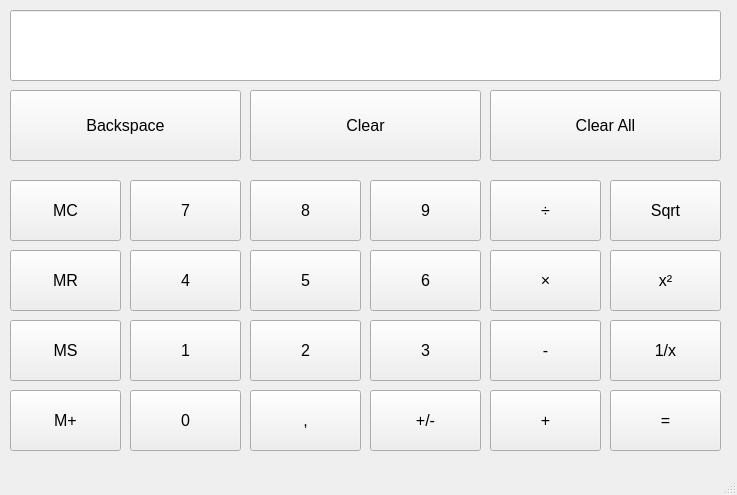
<?xml version="1.0" encoding="UTF-8"?>
<ui version="4.0">
 <class>MainWindow</class>
 <widget class="QMainWindow" name="MainWindow">
  <property name="geometry">
   <rect>
    <x>0</x>
    <y>0</y>
    <width>737</width>
    <height>495</height>
   </rect>
  </property>
  <property name="windowTitle">
   <string>MainWindow</string>
  </property>
  <property name="autoFillBackground">
   <bool>false</bool>
  </property>
  <widget class="QWidget" name="centralwidget">
   <widget class="QToolButton" name="Backspace">
    <property name="geometry">
     <rect>
      <x>10</x>
      <y>90</y>
      <width>231</width>
      <height>71</height>
     </rect>
    </property>
    <property name="font">
     <font>
      <pointsize>12</pointsize>
     </font>
    </property>
    <property name="text">
     <string>Backspace</string>
    </property>
   </widget>
   <widget class="QToolButton" name="Clear">
    <property name="geometry">
     <rect>
      <x>250</x>
      <y>90</y>
      <width>231</width>
      <height>71</height>
     </rect>
    </property>
    <property name="font">
     <font>
      <pointsize>12</pointsize>
     </font>
    </property>
    <property name="text">
     <string>Clear</string>
    </property>
   </widget>
   <widget class="QToolButton" name="ClearAll">
    <property name="geometry">
     <rect>
      <x>490</x>
      <y>90</y>
      <width>231</width>
      <height>71</height>
     </rect>
    </property>
    <property name="font">
     <font>
      <pointsize>12</pointsize>
     </font>
    </property>
    <property name="text">
     <string>Clear All</string>
    </property>
   </widget>
   <widget class="QToolButton" name="MC">
    <property name="geometry">
     <rect>
      <x>10</x>
      <y>180</y>
      <width>111</width>
      <height>61</height>
     </rect>
    </property>
    <property name="font">
     <font>
      <pointsize>12</pointsize>
     </font>
    </property>
    <property name="text">
     <string>MC</string>
    </property>
   </widget>
   <widget class="QToolButton" name="B7">
    <property name="geometry">
     <rect>
      <x>130</x>
      <y>180</y>
      <width>111</width>
      <height>61</height>
     </rect>
    </property>
    <property name="font">
     <font>
      <pointsize>12</pointsize>
     </font>
    </property>
    <property name="text">
     <string>7</string>
    </property>
   </widget>
   <widget class="QToolButton" name="B8">
    <property name="geometry">
     <rect>
      <x>250</x>
      <y>180</y>
      <width>111</width>
      <height>61</height>
     </rect>
    </property>
    <property name="font">
     <font>
      <pointsize>12</pointsize>
     </font>
    </property>
    <property name="text">
     <string>8</string>
    </property>
   </widget>
   <widget class="QToolButton" name="B9">
    <property name="geometry">
     <rect>
      <x>370</x>
      <y>180</y>
      <width>111</width>
      <height>61</height>
     </rect>
    </property>
    <property name="font">
     <font>
      <pointsize>12</pointsize>
     </font>
    </property>
    <property name="text">
     <string>9</string>
    </property>
   </widget>
   <widget class="QToolButton" name="Jako">
    <property name="geometry">
     <rect>
      <x>490</x>
      <y>180</y>
      <width>111</width>
      <height>61</height>
     </rect>
    </property>
    <property name="font">
     <font>
      <pointsize>12</pointsize>
     </font>
    </property>
    <property name="text">
     <string>÷</string>
    </property>
   </widget>
   <widget class="QToolButton" name="Neliojuuri">
    <property name="geometry">
     <rect>
      <x>610</x>
      <y>180</y>
      <width>111</width>
      <height>61</height>
     </rect>
    </property>
    <property name="font">
     <font>
      <pointsize>12</pointsize>
     </font>
    </property>
    <property name="text">
     <string>Sqrt</string>
    </property>
   </widget>
   <widget class="QToolButton" name="MR">
    <property name="geometry">
     <rect>
      <x>10</x>
      <y>250</y>
      <width>111</width>
      <height>61</height>
     </rect>
    </property>
    <property name="font">
     <font>
      <pointsize>12</pointsize>
     </font>
    </property>
    <property name="text">
     <string>MR</string>
    </property>
   </widget>
   <widget class="QToolButton" name="B4">
    <property name="geometry">
     <rect>
      <x>130</x>
      <y>250</y>
      <width>111</width>
      <height>61</height>
     </rect>
    </property>
    <property name="font">
     <font>
      <pointsize>12</pointsize>
     </font>
    </property>
    <property name="text">
     <string>4</string>
    </property>
   </widget>
   <widget class="QToolButton" name="B5">
    <property name="geometry">
     <rect>
      <x>250</x>
      <y>250</y>
      <width>111</width>
      <height>61</height>
     </rect>
    </property>
    <property name="font">
     <font>
      <pointsize>12</pointsize>
     </font>
    </property>
    <property name="text">
     <string>5</string>
    </property>
   </widget>
   <widget class="QToolButton" name="B6">
    <property name="geometry">
     <rect>
      <x>370</x>
      <y>250</y>
      <width>111</width>
      <height>61</height>
     </rect>
    </property>
    <property name="font">
     <font>
      <pointsize>12</pointsize>
     </font>
    </property>
    <property name="text">
     <string>6</string>
    </property>
   </widget>
   <widget class="QToolButton" name="Kerto">
    <property name="geometry">
     <rect>
      <x>490</x>
      <y>250</y>
      <width>111</width>
      <height>61</height>
     </rect>
    </property>
    <property name="font">
     <font>
      <pointsize>12</pointsize>
     </font>
    </property>
    <property name="text">
     <string>×</string>
    </property>
   </widget>
   <widget class="QToolButton" name="x2">
    <property name="geometry">
     <rect>
      <x>610</x>
      <y>250</y>
      <width>111</width>
      <height>61</height>
     </rect>
    </property>
    <property name="font">
     <font>
      <pointsize>12</pointsize>
     </font>
    </property>
    <property name="text">
     <string>x²</string>
    </property>
   </widget>
   <widget class="QToolButton" name="MS">
    <property name="geometry">
     <rect>
      <x>10</x>
      <y>320</y>
      <width>111</width>
      <height>61</height>
     </rect>
    </property>
    <property name="font">
     <font>
      <pointsize>12</pointsize>
     </font>
    </property>
    <property name="text">
     <string>MS</string>
    </property>
   </widget>
   <widget class="QToolButton" name="B1">
    <property name="geometry">
     <rect>
      <x>130</x>
      <y>320</y>
      <width>111</width>
      <height>61</height>
     </rect>
    </property>
    <property name="font">
     <font>
      <pointsize>12</pointsize>
     </font>
    </property>
    <property name="text">
     <string>1</string>
    </property>
   </widget>
   <widget class="QToolButton" name="B2">
    <property name="geometry">
     <rect>
      <x>250</x>
      <y>320</y>
      <width>111</width>
      <height>61</height>
     </rect>
    </property>
    <property name="font">
     <font>
      <pointsize>12</pointsize>
     </font>
    </property>
    <property name="text">
     <string>2</string>
    </property>
   </widget>
   <widget class="QToolButton" name="B3">
    <property name="geometry">
     <rect>
      <x>370</x>
      <y>320</y>
      <width>111</width>
      <height>61</height>
     </rect>
    </property>
    <property name="font">
     <font>
      <pointsize>12</pointsize>
     </font>
    </property>
    <property name="text">
     <string>3</string>
    </property>
   </widget>
   <widget class="QToolButton" name="Miinus">
    <property name="geometry">
     <rect>
      <x>490</x>
      <y>320</y>
      <width>111</width>
      <height>61</height>
     </rect>
    </property>
    <property name="font">
     <font>
      <pointsize>12</pointsize>
     </font>
    </property>
    <property name="text">
     <string>-</string>
    </property>
   </widget>
   <widget class="QToolButton" name="YksiKauttaX">
    <property name="geometry">
     <rect>
      <x>610</x>
      <y>320</y>
      <width>111</width>
      <height>61</height>
     </rect>
    </property>
    <property name="font">
     <font>
      <pointsize>12</pointsize>
     </font>
    </property>
    <property name="text">
     <string>1/x</string>
    </property>
   </widget>
   <widget class="QToolButton" name="Mplus">
    <property name="geometry">
     <rect>
      <x>10</x>
      <y>390</y>
      <width>111</width>
      <height>61</height>
     </rect>
    </property>
    <property name="font">
     <font>
      <pointsize>12</pointsize>
     </font>
    </property>
    <property name="text">
     <string>M+</string>
    </property>
   </widget>
   <widget class="QToolButton" name="B0">
    <property name="geometry">
     <rect>
      <x>130</x>
      <y>390</y>
      <width>111</width>
      <height>61</height>
     </rect>
    </property>
    <property name="font">
     <font>
      <pointsize>12</pointsize>
     </font>
    </property>
    <property name="text">
     <string>0</string>
    </property>
   </widget>
   <widget class="QToolButton" name="Pilkku">
    <property name="geometry">
     <rect>
      <x>250</x>
      <y>390</y>
      <width>111</width>
      <height>61</height>
     </rect>
    </property>
    <property name="font">
     <font>
      <pointsize>12</pointsize>
     </font>
    </property>
    <property name="text">
     <string>,</string>
    </property>
   </widget>
   <widget class="QToolButton" name="PlusMiinus">
    <property name="geometry">
     <rect>
      <x>370</x>
      <y>390</y>
      <width>111</width>
      <height>61</height>
     </rect>
    </property>
    <property name="font">
     <font>
      <pointsize>12</pointsize>
     </font>
    </property>
    <property name="text">
     <string>+/-</string>
    </property>
   </widget>
   <widget class="QToolButton" name="Plus">
    <property name="geometry">
     <rect>
      <x>490</x>
      <y>390</y>
      <width>111</width>
      <height>61</height>
     </rect>
    </property>
    <property name="font">
     <font>
      <pointsize>12</pointsize>
     </font>
    </property>
    <property name="text">
     <string>+</string>
    </property>
   </widget>
   <widget class="QToolButton" name="Onyhtakuin">
    <property name="geometry">
     <rect>
      <x>610</x>
      <y>390</y>
      <width>111</width>
      <height>61</height>
     </rect>
    </property>
    <property name="font">
     <font>
      <pointsize>12</pointsize>
     </font>
    </property>
    <property name="text">
     <string>=</string>
    </property>
   </widget>
   <widget class="QLineEdit" name="lineEdit">
    <property name="geometry">
     <rect>
      <x>10</x>
      <y>10</y>
      <width>711</width>
      <height>71</height>
     </rect>
    </property>
    <property name="font">
     <font>
      <pointsize>22</pointsize>
     </font>
    </property>
   </widget>
  </widget>
  <widget class="QMenuBar" name="menubar">
   <property name="geometry">
    <rect>
     <x>0</x>
     <y>0</y>
     <width>737</width>
     <height>21</height>
    </rect>
   </property>
  </widget>
  <widget class="QStatusBar" name="statusbar"/>
 </widget>
 <resources/>
 <connections/>
</ui>
